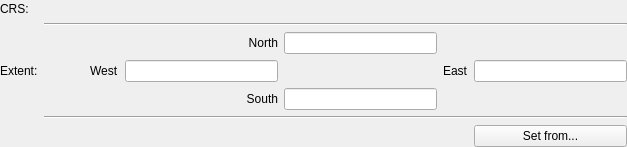
<?xml version="1.0" encoding="UTF-8"?>
<ui version="4.0">
 <class>Form</class>
 <widget class="QWidget" name="Form">
  <property name="geometry">
   <rect>
    <x>0</x>
    <y>0</y>
    <width>627</width>
    <height>147</height>
   </rect>
  </property>
  <property name="windowTitle">
   <string>Form</string>
  </property>
  <layout class="QGridLayout" name="gridLayout_2">
   <property name="leftMargin">
    <number>0</number>
   </property>
   <property name="topMargin">
    <number>0</number>
   </property>
   <property name="rightMargin">
    <number>0</number>
   </property>
   <property name="bottomMargin">
    <number>0</number>
   </property>
   <item row="0" column="0">
    <widget class="QLabel" name="label_5">
     <property name="text">
      <string>CRS:</string>
     </property>
    </widget>
   </item>
   <item row="3" column="6">
    <widget class="QLineEdit" name="txtEast"/>
   </item>
   <item row="4" column="4">
    <widget class="QLineEdit" name="txtSouth"/>
   </item>
   <item row="3" column="2">
    <widget class="QLabel" name="label_2">
     <property name="text">
      <string>West</string>
     </property>
    </widget>
   </item>
   <item row="3" column="5">
    <widget class="QLabel" name="label_3">
     <property name="text">
      <string>East</string>
     </property>
    </widget>
   </item>
   <item row="4" column="3">
    <widget class="QLabel" name="label_4">
     <property name="text">
      <string>South</string>
     </property>
     <property name="alignment">
      <set>Qt::AlignRight|Qt::AlignTrailing|Qt::AlignVCenter</set>
     </property>
    </widget>
   </item>
   <item row="2" column="4">
    <widget class="QLineEdit" name="txtNorth"/>
   </item>
   <item row="6" column="6">
    <widget class="QPushButton" name="btnSetFrom">
     <property name="text">
      <string>Set from...</string>
     </property>
    </widget>
   </item>
   <item row="1" column="1" colspan="6">
    <widget class="Line" name="line">
     <property name="orientation">
      <enum>Qt::Horizontal</enum>
     </property>
    </widget>
   </item>
   <item row="3" column="0">
    <widget class="QLabel" name="label_6">
     <property name="text">
      <string>Extent:</string>
     </property>
    </widget>
   </item>
   <item row="3" column="3">
    <widget class="QLineEdit" name="txtWest"/>
   </item>
   <item row="3" column="1">
    <spacer name="horizontalSpacer">
     <property name="orientation">
      <enum>Qt::Horizontal</enum>
     </property>
     <property name="sizeType">
      <enum>QSizePolicy::Fixed</enum>
     </property>
     <property name="sizeHint" stdset="0">
      <size>
       <width>40</width>
       <height>20</height>
      </size>
     </property>
    </spacer>
   </item>
   <item row="2" column="3">
    <widget class="QLabel" name="label">
     <property name="text">
      <string>North</string>
     </property>
     <property name="alignment">
      <set>Qt::AlignRight|Qt::AlignTrailing|Qt::AlignVCenter</set>
     </property>
    </widget>
   </item>
   <item row="5" column="1" colspan="6">
    <widget class="Line" name="line_2">
     <property name="orientation">
      <enum>Qt::Horizontal</enum>
     </property>
    </widget>
   </item>
   <item row="0" column="1" colspan="6">
    <widget class="QgsProjectionSelectionWidget" name="crsSelector"/>
   </item>
  </layout>
 </widget>
 <customwidgets>
  <customwidget>
   <class>QgsProjectionSelectionWidget</class>
   <extends>QWidget</extends>
   <header>qgsprojectionselectionwidget.h</header>
  </customwidget>
 </customwidgets>
 <resources/>
 <connections/>
</ui>
